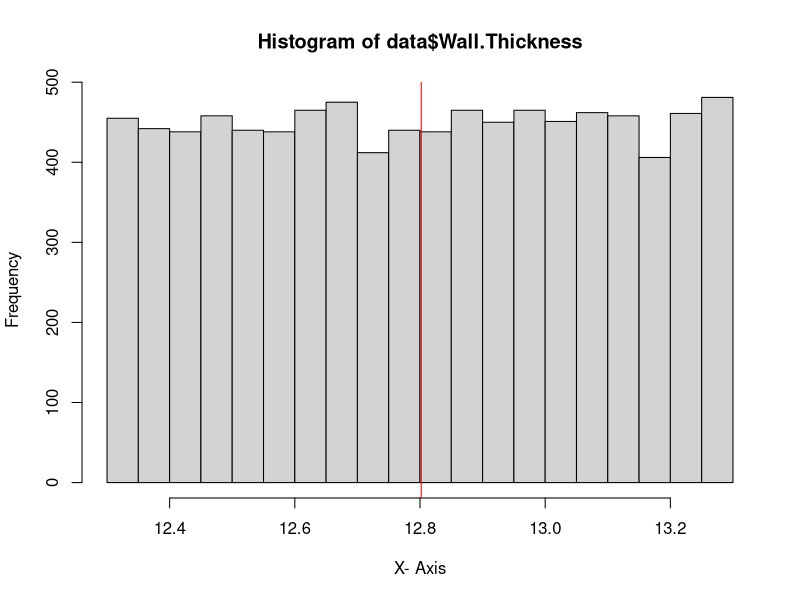
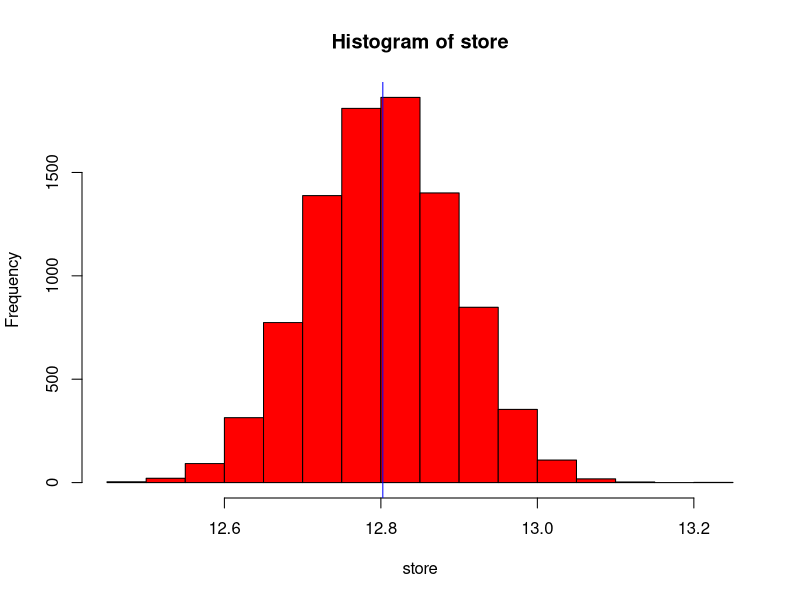
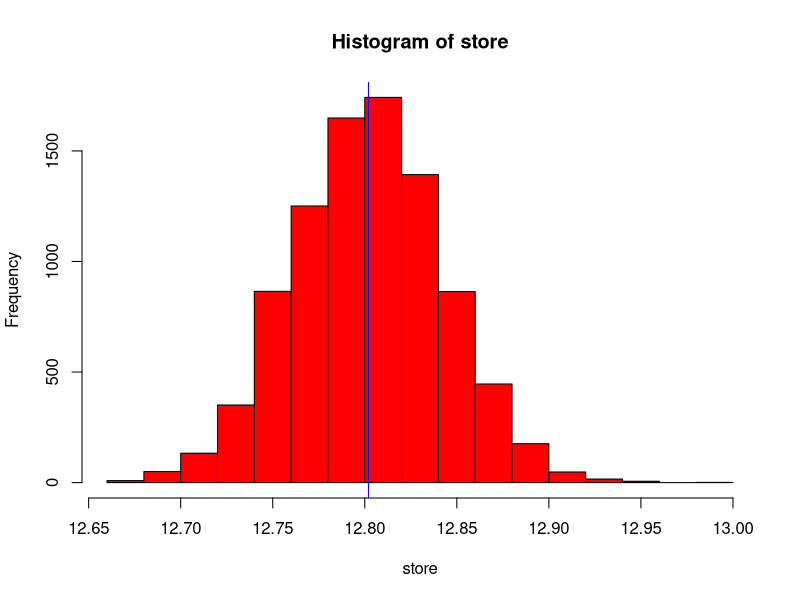
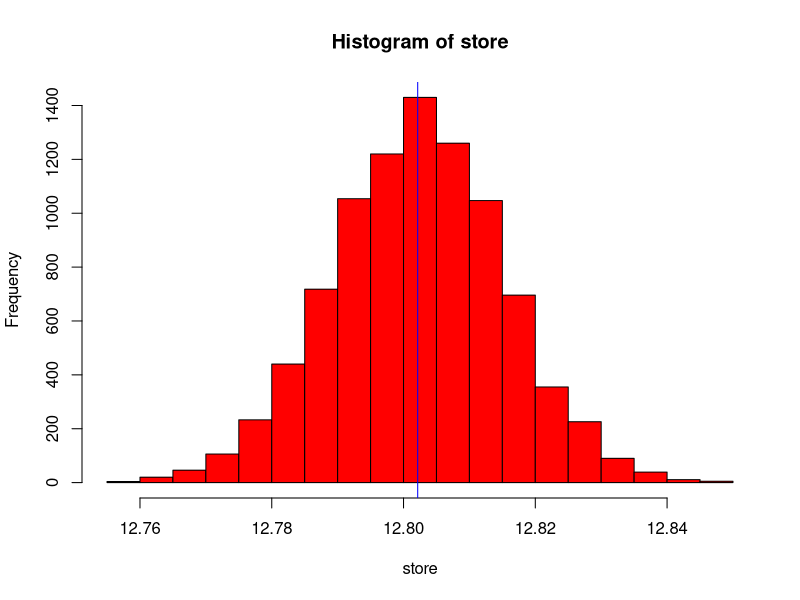
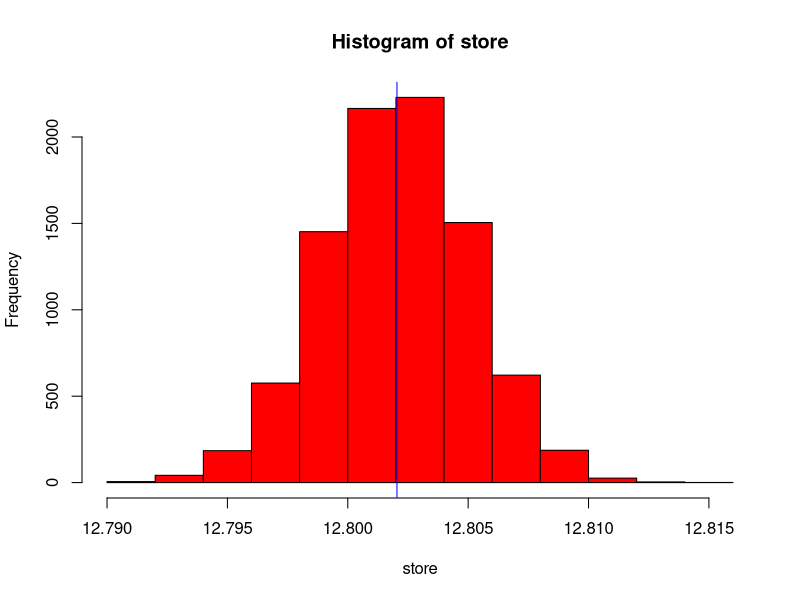

These figures' R source, in order:
data = read.csv('./Clt-data.csv')
dim(data)
head(data,10)
dataMean=mean(data$Wall.Thickness)
hist(data$Wall.Thickness,xlab = 'X- Axis')
abline(v = dataMean, col = 'red' )


store = c ()
n=9000
for (i in 1:n)
  store[i] = mean(sample(data$Wall.Thickness,10,replace = TRUE))
hist(store,col='red')
abline(v=mean(store),col = 'blue')


store = c ()
n=9000
for (i in 1:n)
  store[i] = mean(sample(data$Wall.Thickness,50,replace = TRUE))
hist(store,col='red')
abline(v=mean(store),col = 'blue')


store = c ()
n=9000
for (i in 1:n)
  store[i] = mean(sample(data$Wall.Thickness,500,replace = TRUE))
hist(store,col='red')
abline(v=mean(store),col = 'blue')


store = c ()
n=9000
for (i in 1:n)
  store[i] = mean(sample(data$Wall.Thickness,9000,replace = TRUE))
hist(store,col='red')
abline(v=mean(store),col = 'blue')